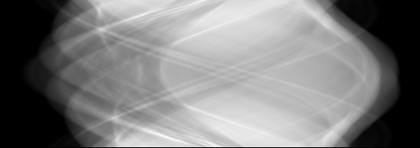
%> input picture week5/sinogram.png, 420 x 148 px, shrunk from 512 x 180 before the run, given in place of box.png, which was not available
$ octave backpropagation.m   (GNU Octave 9; MATLAB toolbox functions it lacks are replaced by stand-ins)
%> lines starting %> are read from the running program, lines starting %| are printed output that depends on the picture; in (x1, y1, x2, y2) boxes, pixels count from 0 and x2, y2 are one past the last pixel; in counts of white or black regions, pixels touching at a corner belong together; the program's own positions count from 1; pictures that were not available may be replaced by others from this repository, and a replacement may not be noted
### week5/fradon.m
function R = fradon(I,step)
N = size(I,1);
M = 180;

R = zeros(round(M/step),N);


for angle = 1 : ((180/step)+1)
    rotate = imrotate(I,(angle-1)*step,'nearest','crop');
    for line = 1 : N
        sumLine = 0;
        for column = 1 : N
            sumLine = sumLine + rotate(column,line);
        end
        R(angle,line) = sumLine;
    end
end

end

### week5/fbackpropagation.m
function Ir = fbackpropagation(R,step)
[M N] = size(R);
Ir = zeros(N,N);

for a = 1 : M
   Ia = zeros(N,N);
   for row = 1 : N
       Ia(row,:) = R(a,:);
   end
    Ir = Ir + imrotate(Ia,-(a-1)*step,'nearest','crop');
end

end

### week5/rfiltering.m
function P= rfiltering( R )
p = double(R);
P = zeros(size(p));

ramp = fftshift(-size(P,2)/2:size(P,2)/2-1);

for r = 1 : size(R,1)
    P(r,:) = fft(p(r,:));
    P(r,:) = real(ifft(abs(ramp).*P(r,:)));
end

end

### week5/backpropagation.m
%%
%backpropagation
I = double(imread('box.png'));
%> I: size 148x420 double; min 0, max 254, mean 125.9; mean of the top-left, top-right, bottom-left and bottom-right quarters 117.8, 135.3, 105.7, 144.7
%%
I = zeros(200,200);
I(50,50) = 1;

I = double(imread('box.png'));

subplot(2,2,1);imshow(I);colormap(gray);
%> after `imshow(I)`:
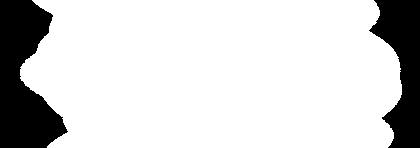
%> displayed picture: size 148x420, on the screen's scale of 0 to 255; 82.6% white; 2 black regions, box (x1, y1, x2, y2) and area: (0, 0, 68, 148) 6367, (369, 0, 420, 148) 4442

step = 10;

R = fradon(I,step);
%> the loop in fradon, `for angle = 1 : ((180/step)+1)` made 19 passes
%> pass 3, in fradon, `rotate = imrotate(I,(angle-1)*step,'nearest','crop');`:
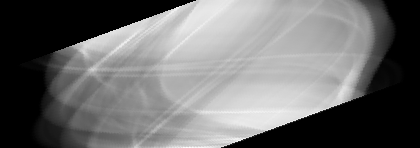
%> rotate: size 148x420 double; min 0, max 254, mean 110.2

subplot(2,2,2);imagesc(R);colormap(gray);

Ir = fbackpropagation(R,step);
%> in fbackpropagation, `[M N] = size(R);`: M = 19
%> in fbackpropagation, `Ir = zeros(N,N);`: Ir: size 148x148 double; every value is 0
%> the loop in fbackpropagation, `for a = 1 : M` made 19 passes
%> pass 1, in fbackpropagation, `Ir = Ir + imrotate(Ia,-(a-1)*step,'nearest','crop');`:
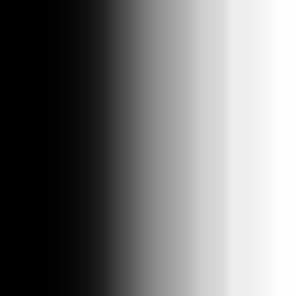
%> Ir: size 148x148 double (shown 2 times larger); min 0, max 24990, mean 11771.2; drawn with min black and max white
%> after the loop in fbackpropagation, `for a = 1 : M`:
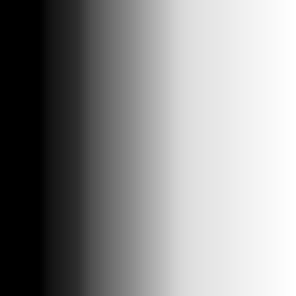
%> Ia: size 148x148 double (shown 2 times larger); min 0, max 29648, mean 16704.6; drawn with min black and max white
%> after the loop in fbackpropagation, `for a = 1 : M`:
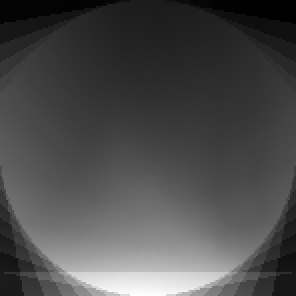
%> Ir: size 148x148 double (shown 2 times larger); min 23891, max 378073, mean 128976.9; drawn with min black and max white


subplot(2,2,3);imagesc(Ir);colormap(gray);


P = rfiltering(R);
%> the loop in rfiltering, `for r = 1 : size(R,1)` made 19 passes
If = fbackpropagation(P,step);
%> call 2 of fbackpropagation, with step = 10
%> the loop in fbackpropagation (call 2), `for a = 1 : M` made 19 passes
%> pass 1, in fbackpropagation (call 2), `Ir = Ir + imrotate(Ia,-(a-1)*step,'nearest','crop');`:
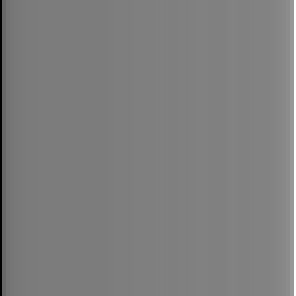
%> Ir: size 148x148 double (shown 2 times larger); min -459975.1, max 462517.2, mean 0; drawn with min black and max white
%> after the loop in fbackpropagation (call 2), `for a = 1 : M`:
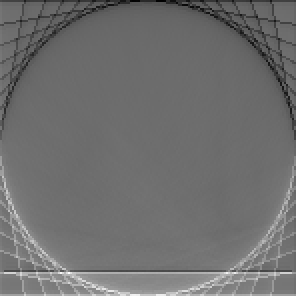
%> Ir: size 148x148 double (shown 2 times larger); min -1379358, max 1763023.3, mean -6157.1; drawn with min black and max white
subplot(2,2,4);imagesc(If);colormap(gray);
%%

I = zeros(200,200);
I(50,50) = 1;

step = 1;

R = fradon(I,step);

subplot(1,3,1);imagesc(R);title('[50,100]');colormap(gray);
%
I = zeros(200,200);
I(100,100) = 1;

step = 1;

R = fradon(I,step);
%> (the run ends here)
